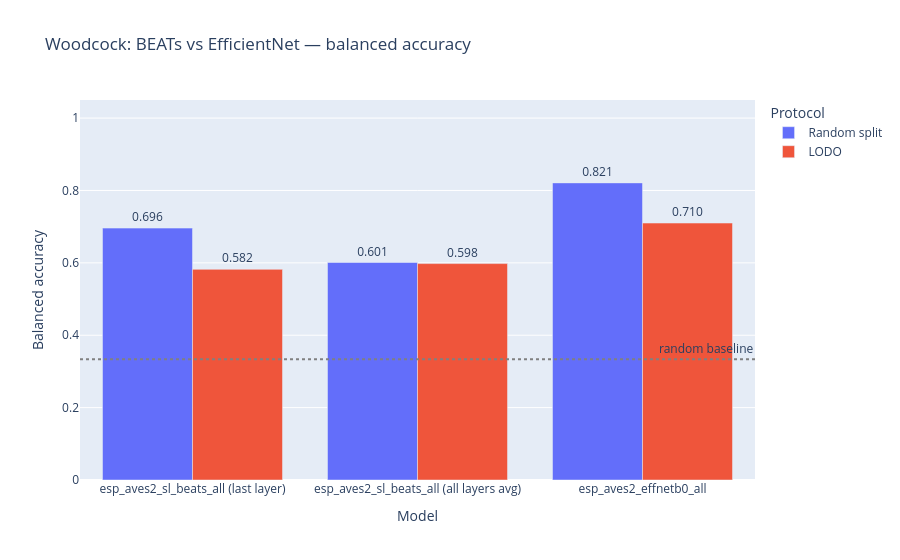
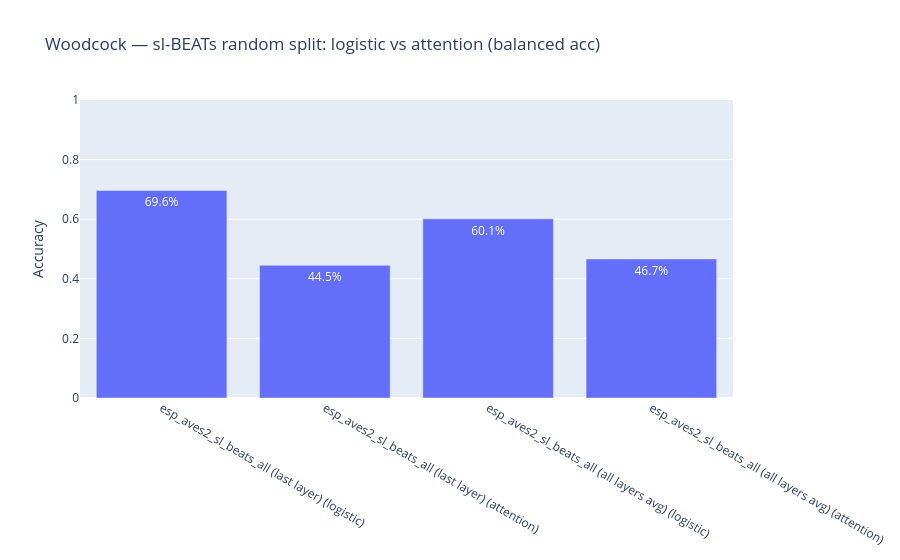

Notebook source saved alongside these figures, in order:
### Code cell
summary_rows = []
for emb_name in random_results:
    summary_rows.append(
        {
            "Model": emb_name,
            "Random split (balanced acc)": round(random_results[emb_name]["balanced_accuracy"], 3),
            "LODO (mean balanced acc)": round(lodo_results[emb_name]["mean_bal_acc"], 3),
            "LODO (std)": round(lodo_results[emb_name]["std_bal_acc"], 3),
        }
    )
summary_df = pd.DataFrame(summary_rows).set_index("Model")
display(summary_df)

bar_data = []
for row in summary_rows:
    bar_data.append(
        {"Model": row["Model"], "Protocol": "Random split", "Balanced accuracy": row["Random split (balanced acc)"]}
    )
    bar_data.append({"Model": row["Model"], "Protocol": "LODO", "Balanced accuracy": row["LODO (mean balanced acc)"]})
bar_df = pd.DataFrame(bar_data)
fig_cmp = px.bar(
    bar_df,
    x="Model",
    y="Balanced accuracy",
    color="Protocol",
    barmode="group",
    title="Woodcock: BEATs vs EfficientNet — balanced accuracy",
    text="Balanced accuracy",
)
fig_cmp.update_traces(texttemplate="%{text:.3f}", textposition="outside")
fig_cmp.add_hline(y=1 / 3, line_dash="dot", annotation_text="random baseline", line_color="grey")
fig_cmp.update_layout(yaxis_range=[0, 1.05])
fig_cmp.show()

fig_cmp_static = pivot_grouped_bar_static(
    bar_df,
    index="Model",
    columns="Protocol",
    values="Balanced accuracy",
    title="Woodcock — balanced accuracy (static)",
    ylabel="Balanced accuracy",
    hline_y=1 / 3,
    hline_label="chance (3 classes)",
)
display(fig_cmp_static)

beats_attn_cmp = {}
for base in [f"{BEATS_MODEL} (last layer)", f"{BEATS_MODEL} (all layers avg)"]:
    beats_attn_cmp[f"{base} (logistic)"] = random_results[base]["balanced_accuracy"]
    beats_attn_cmp[f"{base} (attention)"] = attention_random_results[base]["balanced_accuracy"]
fig_beats_attn = plot_model_comparison(
    beats_attn_cmp,
    title="Woodcock — sl-BEATs random split: logistic vs attention (balanced acc)",
)
fig_beats_attn.show()
display(
    plot_model_comparison_static(
        beats_attn_cmp,
        title="Woodcock — sl-BEATs random split (static)",
    )
)

### Figure 1 — Plotly figure (JSON) as saved in the notebook; plotly's stock layout.template omitted (floating-point values rounded to 4 significant figures)
{"data": [{"alignmentgroup": "True", "hovertemplate": "Protocol=Random split<br>Model=%{x}<br>Balanced accuracy=%{text}<extra></extra>", "legendgroup": "Random split", "marker": {"color": "#636efa", "pattern": {"shape": ""}}, "name": "Random split", "offsetgroup": "Random split", "orientation": "v", "showlegend": true, "text": [0.696, 0.601, 0.821], "textposition": "outside", "texttemplate": "%{text:.3f}", "type": "bar", "x": ["esp_aves2_sl_beats_all (last layer)", "esp_aves2_sl_beats_all (all layers avg)", "esp_aves2_effnetb0_all"], "xaxis": "x", "y": [0.696, 0.601, 0.821], "yaxis": "y"}, {"alignmentgroup": "True", "hovertemplate": "Protocol=LODO<br>Model=%{x}<br>Balanced accuracy=%{text}<extra></extra>", "legendgroup": "LODO", "marker": {"color": "#EF553B", "pattern": {"shape": ""}}, "name": "LODO", "offsetgroup": "LODO", "orientation": "v", "showlegend": true, "text": [0.582, 0.598, 0.71], "textposition": "outside", "texttemplate": "%{text:.3f}", "type": "bar", "x": ["esp_aves2_sl_beats_all (last layer)", "esp_aves2_sl_beats_all (all layers avg)", "esp_aves2_effnetb0_all"], "xaxis": "x", "y": [0.582, 0.598, 0.71], "yaxis": "y"}], "layout": {"annotations": [{"showarrow": false, "text": "random baseline", "x": 1, "xanchor": "right", "xref": "x domain", "y": 0.3333, "yanchor": "bottom", "yref": "y"}], "barmode": "group", "legend": {"title": {"text": "Protocol"}, "tracegroupgap": 0}, "shapes": [{"line": {"color": "grey", "dash": "dot"}, "type": "line", "x0": 0, "x1": 1, "xref": "x domain", "y0": 0.3333, "y1": 0.3333, "yref": "y"}], "title": {"text": "Woodcock: BEATs vs EfficientNet — balanced accuracy"}, "xaxis": {"anchor": "y", "domain": [0.0, 1.0], "title": {"text": "Model"}}, "yaxis": {"anchor": "x", "domain": [0.0, 1.0], "range": [0, 1.05], "title": {"text": "Balanced accuracy"}}}}

### Figure 2 — Plotly figure (JSON) as saved in the notebook; plotly's stock layout.template omitted (floating-point values rounded to 4 significant figures)
{"data": [{"text": ["69.6%", "44.5%", "60.1%", "46.7%"], "textposition": "auto", "type": "bar", "x": ["esp_aves2_sl_beats_all (last layer) (logistic)", "esp_aves2_sl_beats_all (last layer) (attention)", "esp_aves2_sl_beats_all (all layers avg) (logistic)", "esp_aves2_sl_beats_all (all layers avg) (attention)"], "y": [0.6963, 0.4453, 0.6012, 0.4667]}], "layout": {"title": {"text": "Woodcock — sl-BEATs random split: logistic vs attention (balanced acc)"}, "yaxis": {"range": [0, 1], "title": {"text": "Accuracy"}}}}
